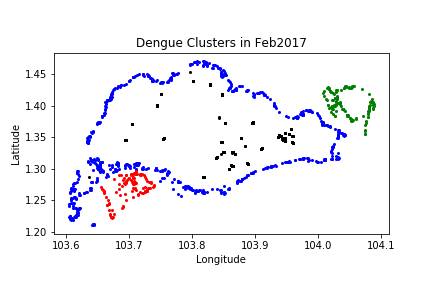

Generate this figure with Python:
import matplotlib.pyplot as plt
import pandas as pd
from geopandas import GeoDataFrame
from shapely.geometry import Point

Coords3 = pd.read_csv('/home/asawari/Desktop/Lab/DengueData/SGof3polygons/coords3.csv')
Coords2 = pd.read_csv('/home/asawari/Desktop/Lab/DengueData/SGof3polygons/coords2.csv')
Coords1 = pd.read_csv('/home/asawari/Desktop/Lab/DengueData/SGof3polygons/coords1.csv')

# SG mainland polygon1
crs = {'init': 'epsg:4326'}
geometry = [Point(xy) for xy in zip(Coords1.Longitude, Coords1.Latitude)]
Coords1 = Coords1.drop(['Longitude', 'Latitude'], axis=1)
geo_df = GeoDataFrame(Coords1, crs=crs, geometry=geometry)

# SG polygon2
Coords2 = pd.read_csv('/home/asawari/Desktop/Lab/DengueData/SGof3polygons/coords2.csv')
geometry = [Point(xy) for xy in zip(Coords2.Longitude, Coords2.Latitude)]
Coords2 = Coords2.drop(['Longitude', 'Latitude'], axis=1)
geo_df2 = GeoDataFrame(Coords2, crs=crs, geometry=geometry)

# SG polygon3
Coords3 = pd.read_csv('/home/asawari/Desktop/Lab/DengueData/SGof3polygons/coords3.csv')
geometry = [Point(xy) for xy in zip(Coords3.Longitude, Coords3.Latitude)]
Coords3 = Coords3.drop(['Longitude', 'Latitude'], axis=1)
geo_df3 = GeoDataFrame(Coords3, crs=crs, geometry=geometry)

# Dengue clusters in Feb 2017.
DC = pd.read_csv('/home/asawari/Desktop/Lab/DengueData/GeocodeswithDate_Feb2017.csv')
geometry = [Point(xy) for xy in zip(DC.Longitude, DC.Latitude)]
DC = DC.drop(['Longitude', 'Latitude'], axis=1)
geo_DC = GeoDataFrame(DC, crs=crs, geometry=geometry)

#plot all the graphs
ax = geo_df.plot(color='b')
geo_df2.plot(color='g', ax=ax)
geo_df3.plot(color='r', ax=ax)
geo_DC.plot(color='black', ax=ax)
plt.title('Dengue Clusters in Feb2017')
plt.xlabel('Longitude')
plt.ylabel('Latitude')
#plt.show()
plt.savefig('Feb2017DengueClusters2.png')
